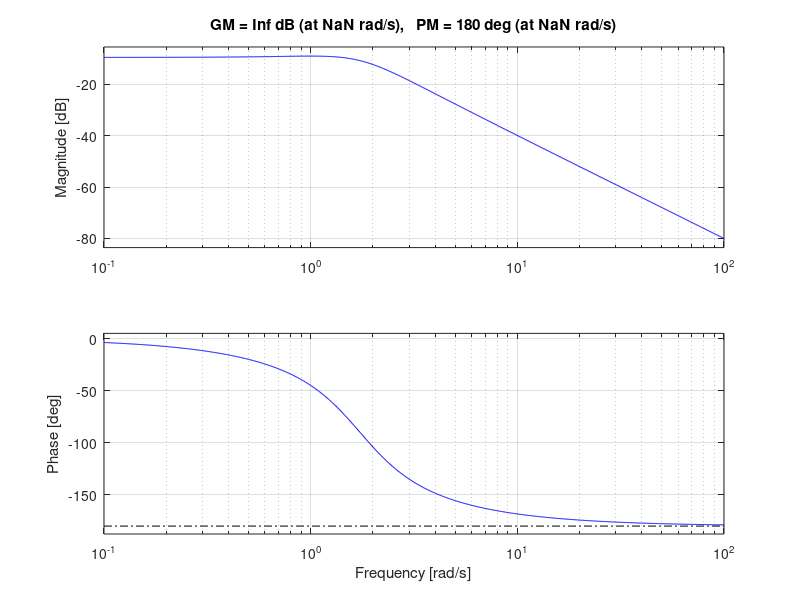

This chart was generated by the following MATLAB code:
s = tf('s');
G = 1 / (s^2 + 2*s + 2);
CL = feedback(G, 1);

[y, t] = step(CL);     % y(t): çıktı
r = ones(size(t));     % r(t): giriş
e = r - y;             % e(t): hata

margin(CL);